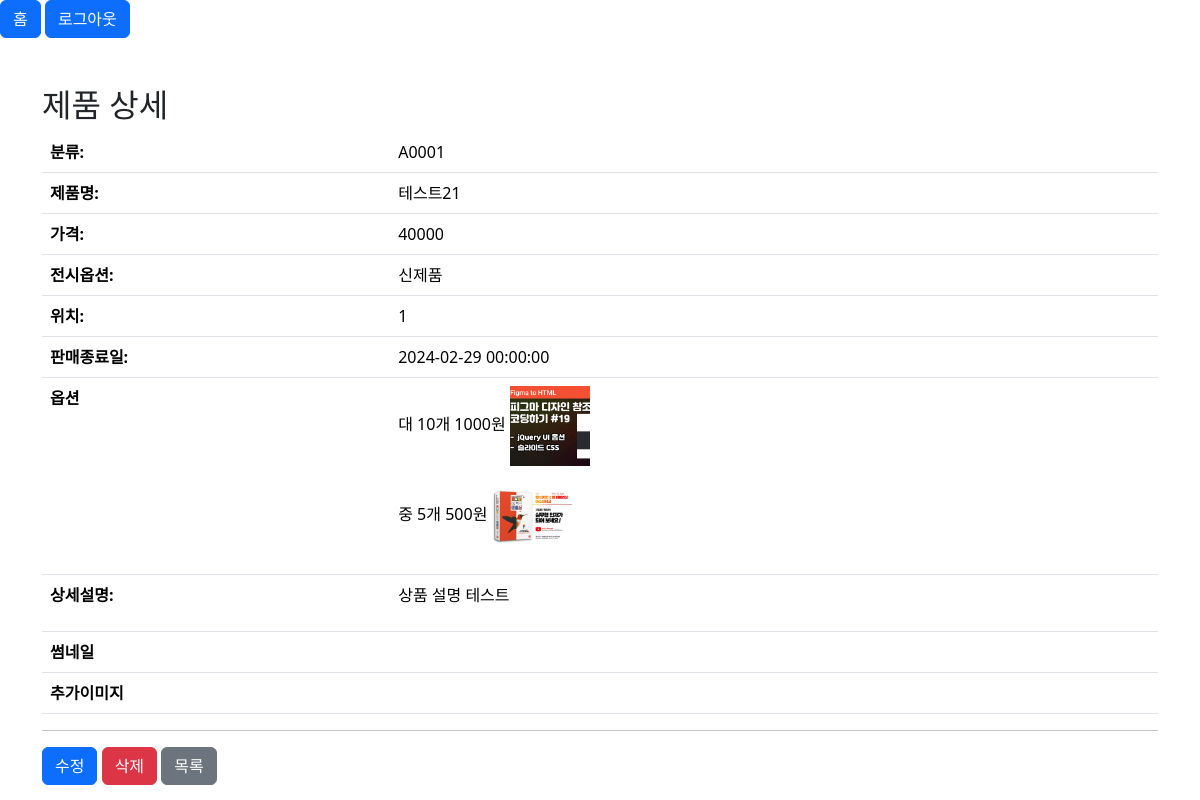
Screenshot of /admin/product/product_view.php?pid=22 (signed in) with the database file from the repository.
### tables this page shows
CREATE TABLE `products` (
  `pid` int(11) NOT NULL,
  `name` varchar(500) NOT NULL,
  `cate` varchar(100) DEFAULT NULL,
  `content` text DEFAULT NULL,
  `thumbnail` varchar(100) DEFAULT NULL,
  `price` double DEFAULT NULL,
  `sale_price` double DEFAULT NULL,
  `sale_ratio` double DEFAULT NULL,
  `cnt` int(11) DEFAULT NULL,
  `sale_cnt` int(11) DEFAULT NULL,
  `isnew` tinyint(4) DEFAULT NULL,
  `isbest` tinyint(4) DEFAULT NULL,
  `isrecom` tinyint(4) DEFAULT NULL,
  `ismain` tinyint(4) DEFAULT NULL,
  `locate` tinyint(4) DEFAULT NULL,
  `userid` varchar(100) DEFAULT NULL,
  `sale_end_date` datetime DEFAULT NULL,
  `reg_date` datetime DEFAULT NULL,
  `status` tinyint(4) DEFAULT 0,
  `delivery_fee` double DEFAULT NULL,
  `file_table_id` varchar(50) DEFAULT NULL,
  `option_id` varchar(50) DEFAULT NULL
);

CREATE TABLE `product_options` (
  `poid` int(11) NOT NULL,
  `pid` int(11) DEFAULT NULL,
  `cate` varchar(100) DEFAULT NULL,
  `option_name` varchar(100) DEFAULT NULL,
  `option_cnt` int(11) DEFAULT NULL,
  `option_price` int(11) DEFAULT NULL,
  `image_url` varchar(300) DEFAULT NULL,
  `status` tinyint(4) DEFAULT 1
);

### admin/product/product_view.php (the view, shortened to what this page needs)
<?php
  include_once $_SERVER['DOCUMENT_ROOT'].'/abcmall/admin/inc/header.php';
  $pid = $_GET['pid'];
  $sql = "SELECT * FROM products where pid={$pid}";
  $result = $mysqli -> query($sql);
  $rs = $result -> fetch_object();
  $sql2 = "SELECT * FROM product_options where pid={$pid}";
  $result2 = $mysqli -> query($sql2);
  while($rs2 = $result2 -> fetch_object()){
    $options[]=$rs2;
  }
?>
<div class="container mt-5">
  <h2>제품 상세</h2>
  <table class="table">
    <tbody>
      <tr><th>분류:</th><td><?= $rs->cate; ?></td></tr>
      <tr><th>제품명:</th><td><?= $rs->name; ?></td></tr>
      <tr><th>가격:</th><td><?= $rs->price; ?></td></tr>
      <tr><th>전시옵션:</th><td>
        <?php
          if($rs->isnew){echo '신제품';}
        ?>
      </td></tr>
      <tr><th>위치:</th><td><?= $rs->locate; ?></td></tr>
      <tr><th>판매종료일:</th><td><?= $rs->sale_end_date; ?></td></tr>
      <tr>
        <th>옵션</th>
        <td>
          <?php
            foreach($options as $op){
          ?>
            <div class="product_options">
              <span><?= $op-> option_name;?></span>
              <span><?= $op-> option_cnt;?>개</span>
              <span><?= $op-> option_price;?>원</span>
              <img src="<?= $op-> image_url;?>" alt="">
            </div>
          <?php
            }
          ?>
        </td>
        </tr>
      <tr><th>상세설명:</th><td><?= $rs->content; ?></td></tr>
      <tr><th>썸네일</th><td>
      </td></tr>
      <tr><th>추가이미지</th><td>
      </td></tr>
    </tbody>
  </table>
  <hr>
  <a href="product_modify.php?pid=" class="btn btn-primary">수정</a>
  <button type="button" class="btn btn-danger">삭제</button>
  <a href="product_list.php" class="btn btn-secondary">목록</a>
</div>
<?php
  include_once $_SERVER['DOCUMENT_ROOT'].'/abcmall/admin/inc/footer.php';
?>

### admin/css/style.css (style rules this page uses)
.product_options { margin-bottom: 10px; }
.product_options img { width: 80px; }

### rows the page displays
products: cate "A0001", name "테스트21", price "40000", locate "1", sale_end_date "2024-02-29 00:00:00", content "상품 설명 테스트"
product_options: option_name "대", option_cnt "10", option_price "1000", image_url (picture)
product_options: option_name "중", option_cnt "5", option_price "500", image_url (picture)
